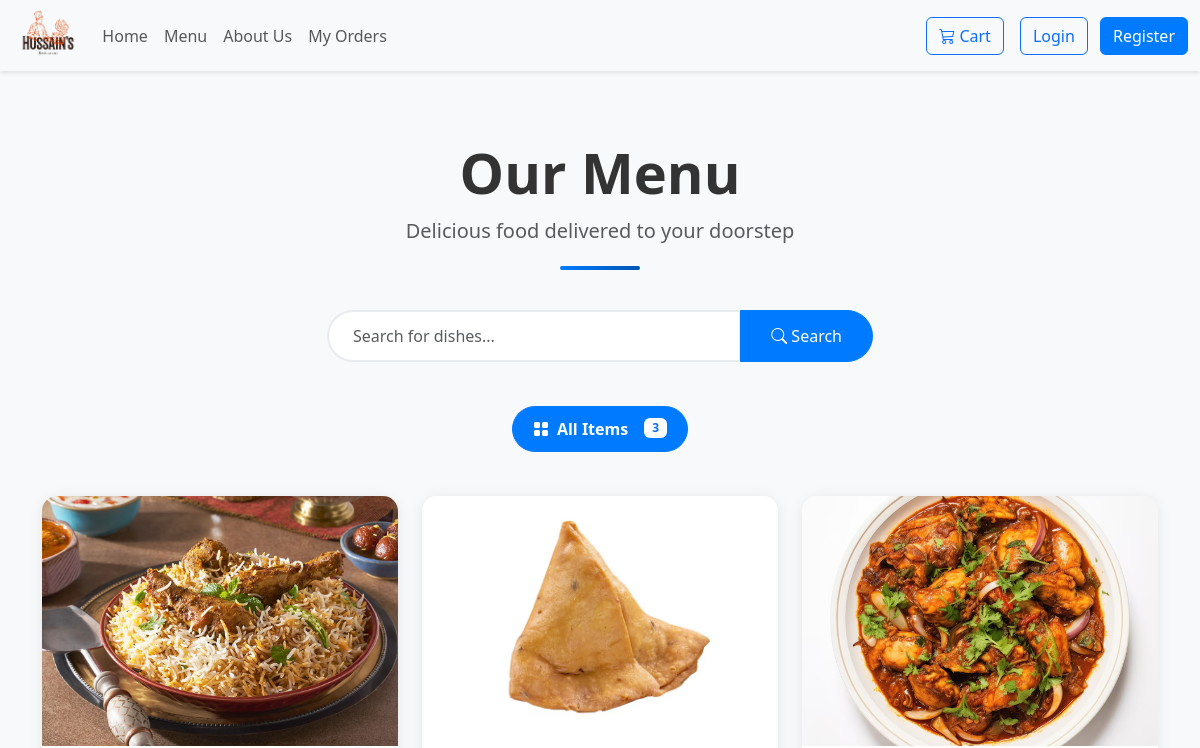
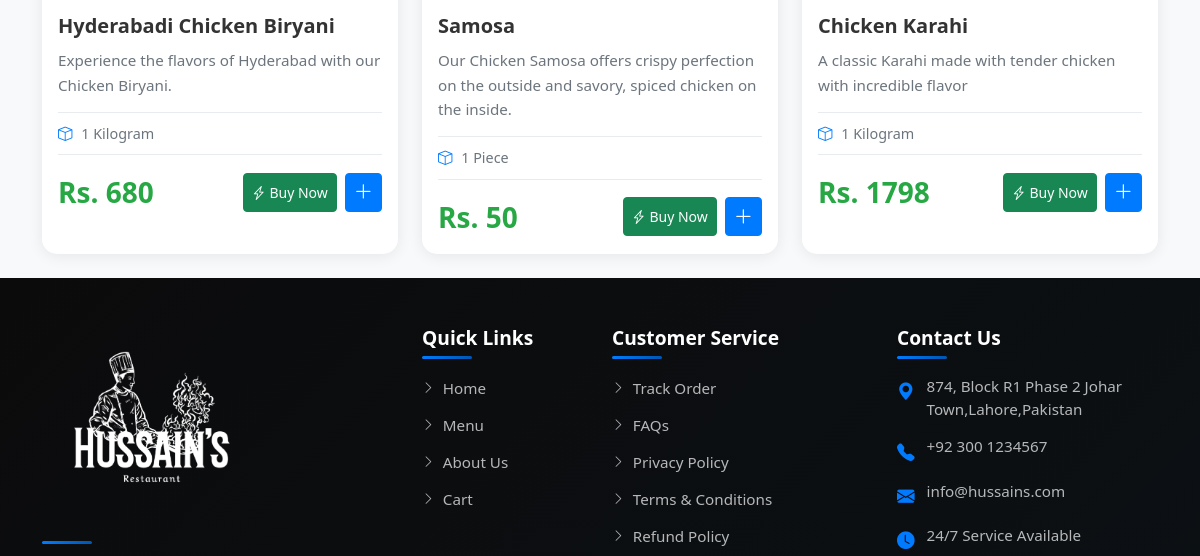
Before: /menu/ (upper part) with the older database file (2 pictures, top to bottom).
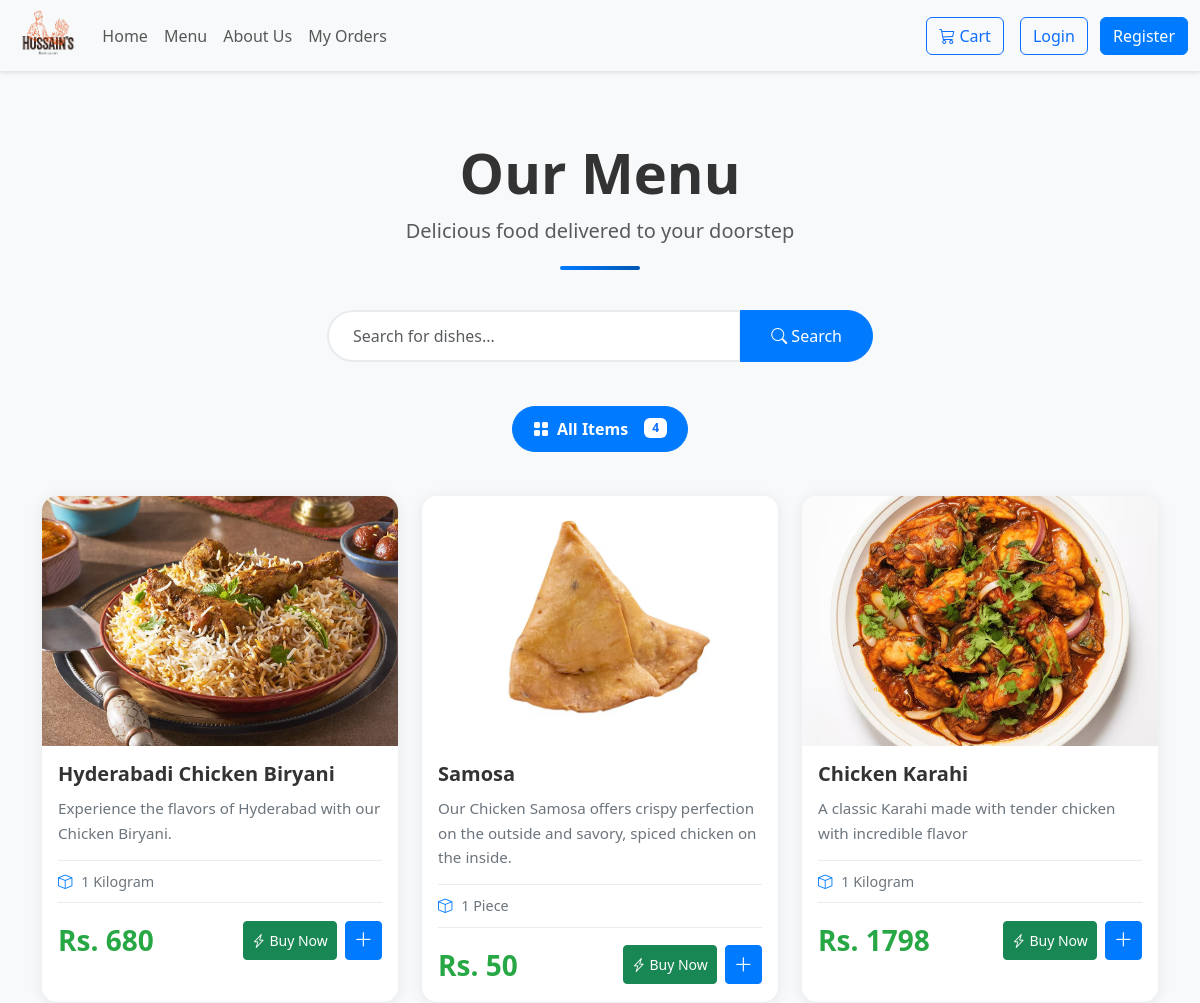
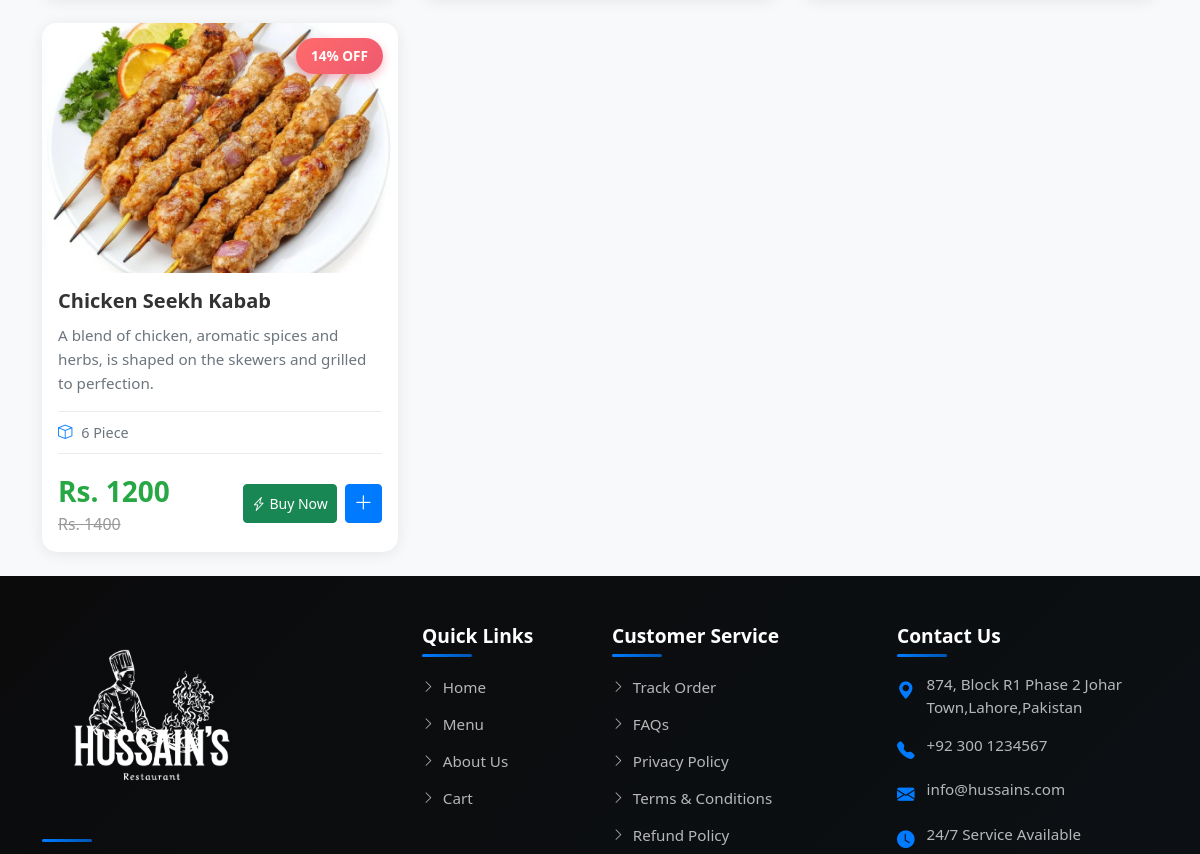
After: the same page with the newer database file (2 pictures, top to bottom).
### products/models.py (models this page shows, shortened)
class BaseModel(models.Model):
    created_at = models.DateTimeField(auto_now_add=True)
    updated_at = models.DateTimeField(auto_now=True)
    class Meta:
        abstract = True

class Product(BaseModel):
    MEASURING_CHOICES = (
        ('KG', 'Kilogram'),
        ('ML', 'Milliliter'),
        ('L', 'Liter'),
        ('PIECE', 'Piece'),
        ('In','Inches'),
        ('NONE', 'None'),
    )
    category = models.ForeignKey(Category, on_delete=models.SET_NULL, null=True, blank=True, related_name='products')
    product_name = models.CharField(max_length=200)
    product_slug = models.SlugField(max_length=250, blank=True)
    product_description = models.TextField()
    product_price = models.IntegerField()
    product_demo_price = models.IntegerField()
    quantity = models.CharField(max_length=50, null=True, blank=True)
    product_measuring = models.CharField(max_length=100, choices=MEASURING_CHOICES, default='NONE')
    is_available = models.BooleanField(default=True, help_text="Is product available for ordering?")

class ProductImage(BaseModel):
    product = models.ForeignKey(Product, on_delete=models.CASCADE, related_name='images')
    product_image = models.ImageField(upload_to='products')

### products/views.py (the view)
# urls.py: path('menu/', views.menu, name='menu'),
def menu(request):
    categories = Category.objects.filter(is_active=True).order_by('display_order', 'category_name')
    category_slug = request.GET.get('category')
    selected_category = None
    products = Product.objects.filter(is_available=True)
    if category_slug:
        selected_category = get_object_or_404(Category, category_slug=category_slug, is_active=True)
        products = products.filter(category=selected_category)
    search_query = request.GET.get('search')
    if search_query:
        products = products.filter(product_name__icontains=search_query)
        categories = categories.filter(category_name__icontains=search_query)
        categories
    products_with_discount = []
    for product in products:
        discount_percentage = 0
        if product.product_demo_price > product.product_price:
            discount_percentage = round(((product.product_demo_price - product.product_price) / product.product_demo_price) * 100)
        has_variations = product.variations.filter(is_available=True).exists()
        products_with_discount.append({
            'product': product,
            'discount_percentage': discount_percentage,
            'has_variations': has_variations
        })
    context = {
        'categories': categories,
        'selected_category': selected_category,
        'products_with_discount': products_with_discount,
        'search_query': search_query
    }
    return render(request, 'user/Menu.html', context)

### products/templates/user/Menu.html (shortened to what the changed rows need)
{% extends "base.html" %}
{% block content %}
<div class="container mt-5">
    <div class="text-center menu-header">
        <h1 class="display-4 fw-bold">Our Menu</h1>
    </div>
    <div class="category-filter mb-4">
        <div class="d-flex justify-content-center flex-wrap gap-2">
            <a href="{% url 'menu' %}"
               class="btn {% if not selected_category %}btn-primary{% else %}btn-outline-primary{% endif %} category-pill">
                <i class="bi bi-grid-fill"></i> All Items
                <span class="badge bg-white text-primary ms-2">{{ products_with_discount|length }}</span>
            </a>
        </div>
    </div>
    {% if products_with_discount %}
    <div class="row g-4">
        {% for item in products_with_discount %}
        <div class="col-lg-4 col-md-6">
            <div class="card menu-card h-100">
                <div class="menu-card-image">
                    {% if item.product.images.first %}
                        <img src="{{ item.product.images.first.product_image.url }}"
                             class="card-img-top"
                             alt="{{ item.product.product_name }}">
                    {% else %}
                        <img src="https://via.placeholder.com/400x250/FF6B6B/ffffff?text={{ item.product.product_name }}"
                             class="card-img-top"
                             alt="No image">
                    {% endif %}
                    {% if item.discount_percentage > 0 %}
                    <span class="discount-badge">
                        {{ item.discount_percentage }}% OFF
                    </span>
                    {% endif %}
                </div>
                <div class="card-body d-flex flex-column">
                    <h5 class="menu-card-title">{{ item.product.product_name }}</h5>
                    <p class="menu-card-description">{{ item.product.product_description|truncatechars:100 }}</p>
                    <div class="menu-card-meta">
                        <span class="quantity-info">
                            <i class="bi bi-box"></i>
                            {{ item.product.quantity }} {{ item.product.get_product_measuring_display }}
                        </span>
                    </div>
                    <div class="menu-card-footer mt-3">
                        <div class="price-section">
                            <span class="price-current">Rs. {{ item.product.product_price }}</span>
                            {% if item.discount_percentage > 0 %}
                                <span class="price-old">Rs. {{ item.product.product_demo_price }}</span>
                            {% endif %}
                        </div>
                        <div class="d-flex gap-2">
                            <button type="button"
                                    class="btn btn-success btn-sm"
                                    data-bs-toggle="modal"
                                    data-bs-target="#productModal{{ item.product.id }}"
                                    data-action="buy-now">
                                <i class="bi bi-lightning-charge"></i> Buy Now
                            </button>
                            <button type="button"
                                    class="btn btn-primary btn-sm"
                                    data-bs-toggle="modal"
                                    data-bs-target="#productModal{{ item.product.id }}"
                                    data-action="add-to-cart">
                                <i class="bi bi-plus-lg"></i>
                            </button>
                        </div>
                    </div>
                </div>
            </div>
        </div>
        {% endfor %}
    </div>
    {% endif %}
</div>
<br>
{% endblock %}

Changed rows visible on the page:
added Product: product.images.first.product_image (picture), discount_percentage "14", product.product_name "Chicken Seekh Kabab", product.product_description "A blend of chicken, aromatic spices and herbs, is shaped on the skewers and grilled to perfection.", product.quantity "6", product.product_measuring "Piece", product.product_price "1200", product.product_demo_price "1400"
Other visible differences:
{{ products_with_discount|length }}: "3" → "4"
